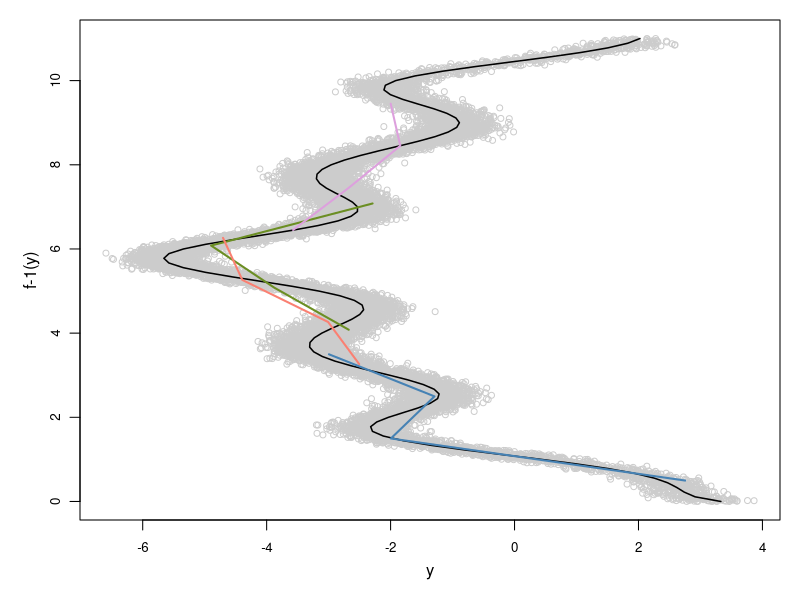

Recreate this plot in R.
f1 <- function(x) {
  sin(x*3)
}
f2 <- function(x) {
  (x-5)^2
}
f3 <- function(x) {
  log(x+0.1)
}
f4 <- function(x) {
  1+3*x
}
f5 <- function(x) {
  (x/2-4)^2
}

weights <- c(1,0.2,-1,-0.1,-0.2)

f <- function(x, w=weights) {
  z = cbind(f1(x), f2(x), f3(x), f4(x), f5(x))
  (z %*% w) * (1 + 0.2*sin(1.5*x-1))
}

# Parameters
high_end = 11
num_inputs = 4
n <- 5000

# We'll try and learn a function inverse
x_grid <- seq(0, high_end, length.out=100)
y_grid <- f(x_grid, weights)

# Sample x and then derive other features as a time-shift. Finally combine into
# one matrix.
x1 <- runif(n, min=num_inputs-1, max=high_end)
x234 <- sapply(1:3, function(i) x1-i)
x <- cbind(x1, x234)

y_true <- apply(x, 2, f, weights)
y_observed <- y_true + rnorm(num_inputs*n, mean=0, sd=0.3)

y_range <- range(c(y_true, y_grid, y_observed))

# Make a data frame, swapping "x" and "y"
d <- as.data.frame(cbind(y_observed, x1))
ytrue <- as.data.frame(y_true)
names(d) <- c(paste("x", 1:num_inputs, sep=""), "y")
names(ytrue) <- paste("x", 1:num_inputs, sep="")

# Randomly pick 2, 3, or 4 inputs (always starting from x1). This way we'll
# be modeling variable-length sequences.
fout <- file('noisy_inputs.txt', 'w')
sequences <- lapply(1:n, function(i) {
  len <- ceiling(runif(1,min=1, max=num_inputs))
  cat(paste(d[i,1:len], collapse=","), "\n", file=fout, sep="")
})
close(fout)
fout <- file('true_inputs.txt', 'w')
sequences <- lapply(1:n, function(i) {
  len <- ceiling(runif(1,min=1, max=num_inputs))
  cat(paste(ytrue[i,1:len], collapse=","), "\n", file=fout, sep="")
})
close(fout)
write.table(d$y, file='outputs.txt', quote=FALSE, col.names=FALSE,
  row.names=FALSE)

# Visualization code
pdf(file="sim.pdf", height=4, width=4)
palette(c("gray80", "black", "firebrick", "olivedrab", "plum", "salmon", "steelblue"))
par(mar=c(4,4,1,1), mgp=c(2,0.8,0), cex.lab=1, cex.axis=0.8)
plot(y_range, c(0,high_end), type="n", xlab="y", ylab="f-1(y)")
points(y_observed, x, col=1, cex=0.8)
lines(y_grid, x_grid, col=2, lwd=1.5)
# For a sampling, plot the three points linked together
trash <- lapply(1:4, function(i) {
  lines(d[i,1:num_inputs], x[i,], col=i+3, lwd=2)
})
dev.off()


# END
